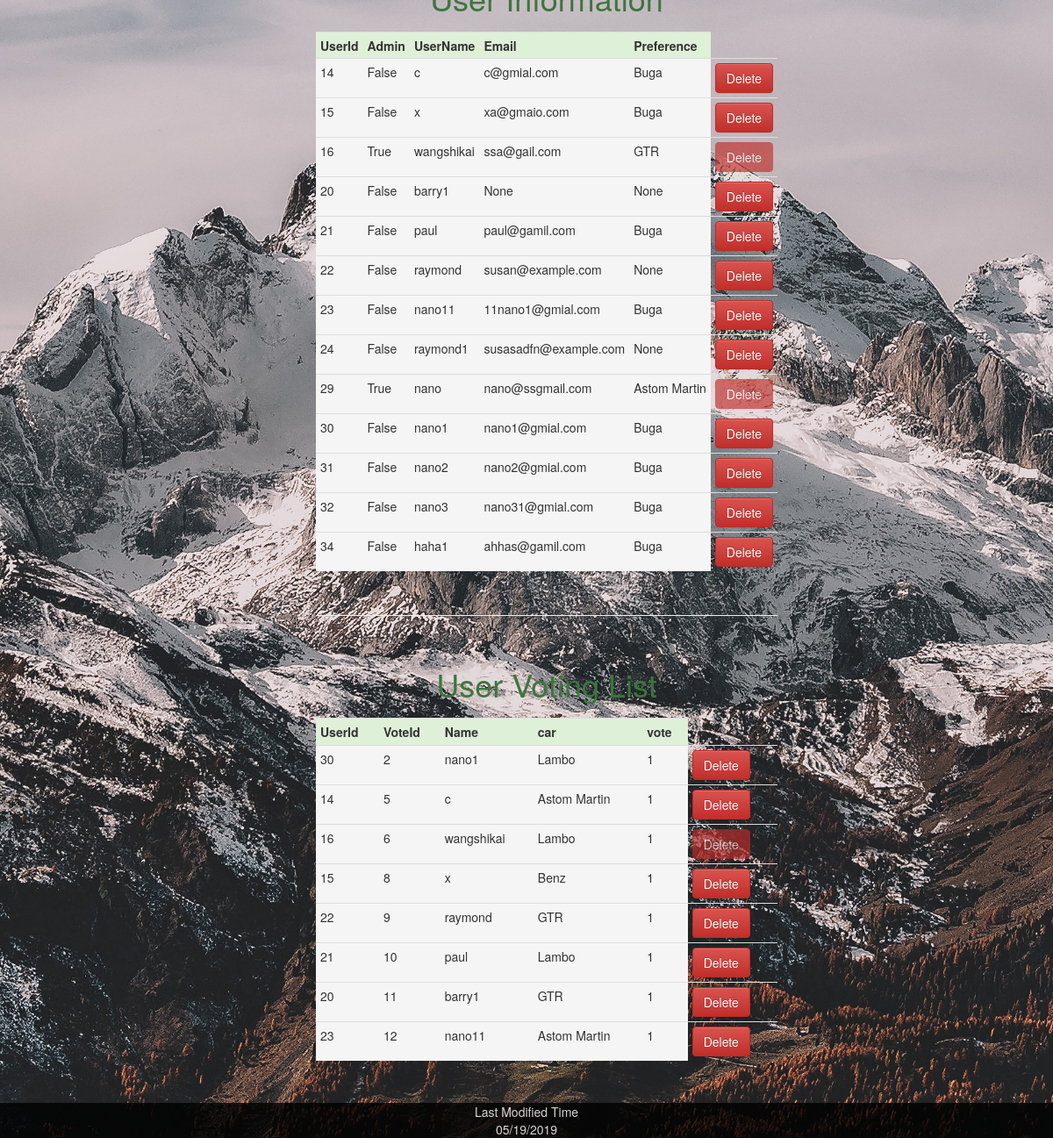
Page /hoster (signed in, lower part) on the earlier database version.
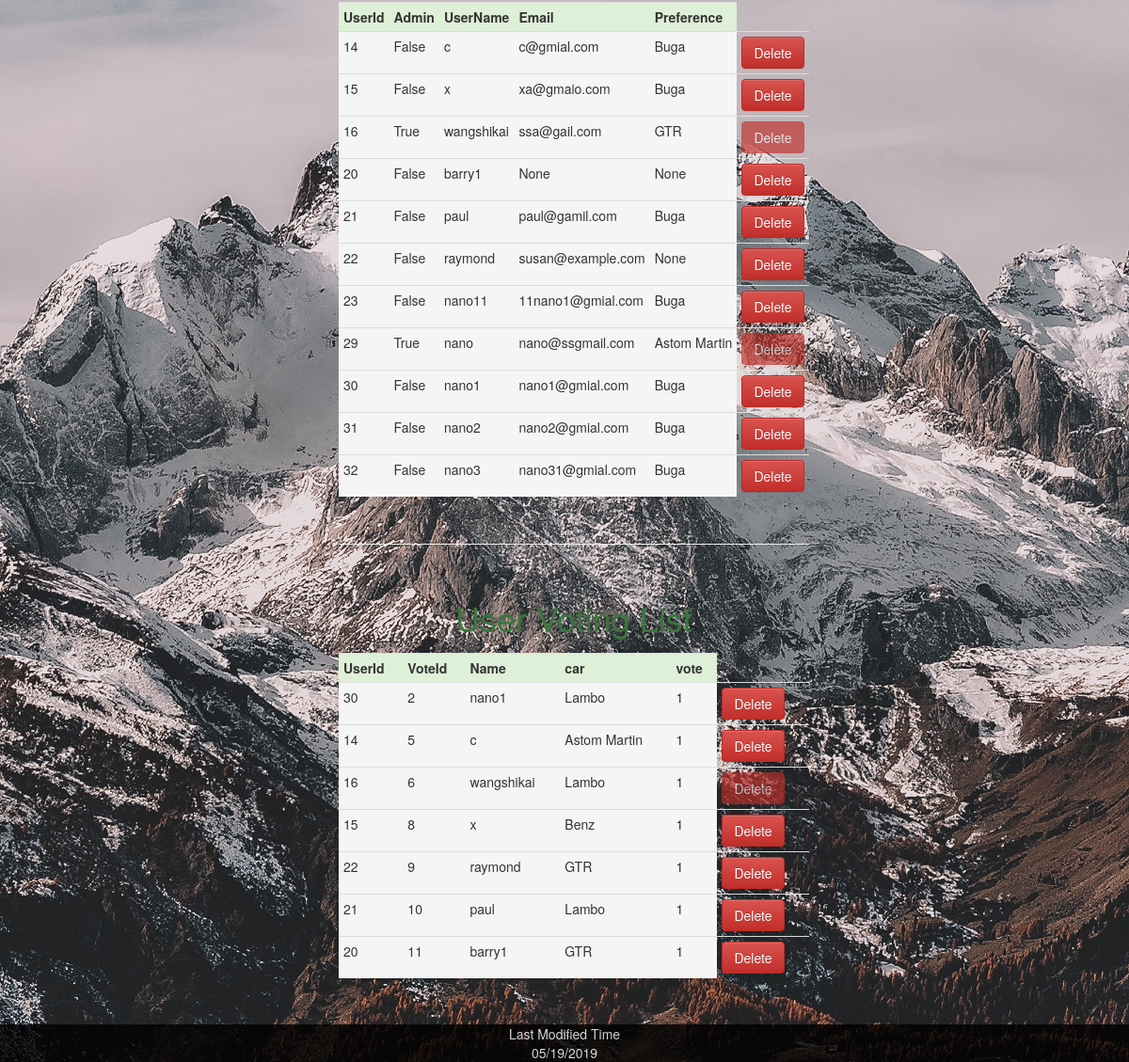
Same page on the later database version.
### app/models.py (models this page shows, shortened)
class User(UserMixin, db.Model):
    id = db.Column(db.Integer, primary_key=True)
    username = db.Column(db.String(64), index=True, unique=True)
    email = db.Column(db.String(120), index=True, unique=True)
    admin = db.Column(db.Boolean, default=False, nullable=False)
    preference = db.Column(db.String(320))
    password_hash = db.Column(db.String(128))
    record_id = relationship("Record", backref="user", lazy="dynamic")
    choice_id = relationship("Choice", backref="user", lazy="dynamic")
    def __repr__(self):
        return '{}'.format(self.username)

class Choice(db.Model):
    id = db.Column(db.Integer, primary_key=True)
    chooseSeries = db.Column(db.String, db.ForeignKey('brand.carSeries'))
    vote = db.Column(db.Integer, default=False, nullable=False)
    UserId = db.Column(db.Integer, db.ForeignKey('user.id'), unique=True)

### app/routes.py (the view)
@app.route('/hoster')
@login_required
def hoster():
    if current_user.admin == True:
        users = User.query.all()
        choose = db.session.query(Choice).join(User)
        name = db.session.query(User).join(Choice)
        brand = db.session.query(Brand)
        return render_template('admin.html', users=users, choose=choose, name=name, brand=brand)
    else:
        flash("Can't not access admin page directly")
        return redirect(url_for('index'))

### app/models.py (called while the page is built)
@login.user_loader
def load_user(id):
    return User.query.get(int(id))

### app/routes.py (called while the page is built)
@app.context_processor
def override_url_for():
    return dict(url_for=dated_url_for)

def dated_url_for(endpoint, **values):
    if endpoint == 'static':
        filename = values.get('filename', None)
        if filename:
            file_path = os.path.join(app.root_path,
                                     endpoint, filename)
            values['q'] = int(os.stat(file_path).st_mtime)
    return url_for(endpoint, **values)

### app/templates/admin.html (shortened to what this page needs)
{% extends "base.html" %}
{% block content %}
<div class="info">
<table class="table table-condensed">
        <caption style="text-align: center"><h1 class="text-success">User Information</h1></caption>
    <tr>
        <th class="success">UserId</th>
        <th class="success">Admin</th>
        <th class="success">UserName</th>
        <th class="success">Email</th>
        <th class="success">Preference</th>
    </tr>
    <tr>
            {% for user in users %}
            <tr>
                <td class="active">{{user.id}}</td>
                <td class="active">{{user.admin}}</td>
                <td class="active">{{user.username}}</td>
                <td  class="active">{{user.email}}</td>
                <td  class="active">{{user.preference}}</td>
                <form action="{{url_for('delete_user', id=user.id )}}" method="post" >
                {% if user.admin==True %}
                <td><button type="submit"  class="btn btn-danger" value="Delete" disabled>Delete</button></td>
                {% else %}
                <td><button type="submit"  class="btn btn-danger" value="Delete" >Delete</button></td>
                {% endif %}
                </form>
            </tr>
            {% endfor %}
    </tr>
</table>
<br>
<hr>
<table class="table table-condensed">
    <caption style="text-align: center"><h1 class="text-success">User Voting List</h1></caption>
    <tr>
        <th class="success">UserId</th>
        <th class="success">VoteId</th>
        <th class="success">Name</th>
        <th class="success">car</th>
        <th class="success">vote</th>
    </tr>
    <tr>
            {% for c in choose %}
            <tr>
                <td class="active">{{c.UserId}}</td>
                <td class="active">{{c.id}}</td>
                <td class="active">{{c.user.username}}</td>
                <td class="active">{{c.chooseSeries}}</td>
                <td class="active">{{c.vote}}</td>
                <form action="{{url_for('delete_vote', id=c.id )}}" method="post" >
                {% if c.user.admin==True %}
                <td><button type="submit"  class="btn btn-danger" value="Delete" disabled>Delete</button></td>
                {% else %}
                <td><button type="submit"  class="btn btn-danger" value="Delete" >Delete</button></td>
                {% endif %}
            </form>
            </tr>
            {% endfor %}
    </tr>
</table>
<br>
<br>
<br>
<br>
</div>
{% endblock %}

### app/templates/base.html (shortened to what this page needs)
<!DOCTYPE html>
<html lang="en">
    <head>
        <link rel="stylesheet" type="text/css" href="{{ url_for('static', filename='style.css' )  }}">
        <link rel="stylesheet" href="https://maxcdn.bootstrapcdn.com/bootstrap/3.3.7/css/bootstrap.min.css" >
        <link rel="stylesheet" href="https://maxcdn.bootstrapcdn.com/bootstrap/3.3.7/css/bootstrap-theme.min.css">
        <link href="https://stackpath.bootstrapcdn.com/font-awesome/4.7.0/css/font-awesome.min.css" rel="stylesheet">
    </head>
    <body>
        {% block content %}{% endblock %}
    </body>
    <footer>
    </footer>
</html>

### app/static/style.css (style rules this page uses)
body { background: url('Photo/mountain.jpg'); background-repeat: no-repeat; background-size: cover; height: 100%; background-attachment: fixed; margin: 0; padding: 0; font-family: poppins; }
.info { position: absolute; top: 20%; left: 30%; }
footer { background: black; clear: both; position: fixed; bottom: 0; height: 40px; width: 100%; color: white; text-align: center; opacity: .8; }
.table { position: relative; top: 10px; }

Differences in the rows shown:
removed User: id "24", admin "False", username "raymond1", email "susasadfn@example.com", preference "None", shows "Delete"
removed User: id "34", admin "False", username "haha1", email "ahhas@gamil.com", preference "Buga", shows "Delete"
removed Choice: UserId "23", id "12", user.username "nano11", chooseSeries "Astom Martin", vote "1", shows "Delete"
